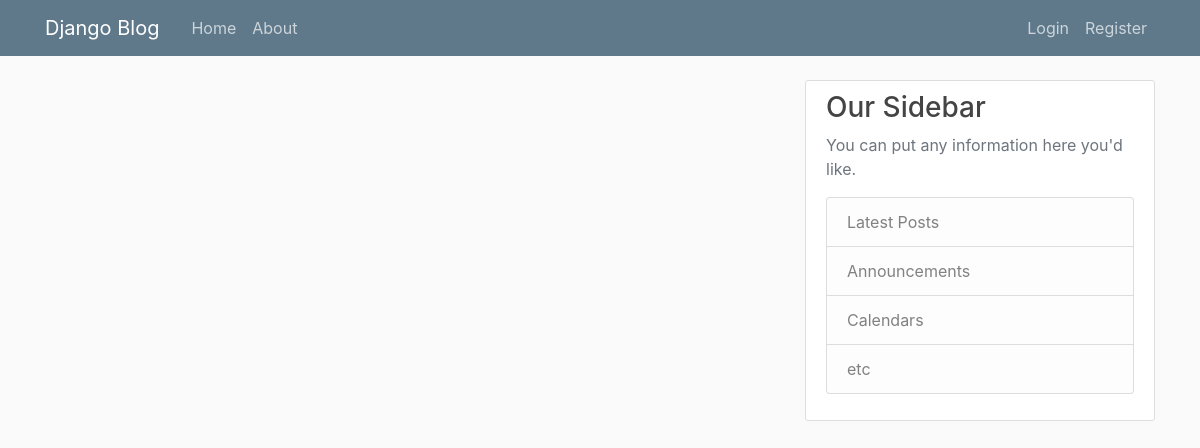
Before: / with the older database file.
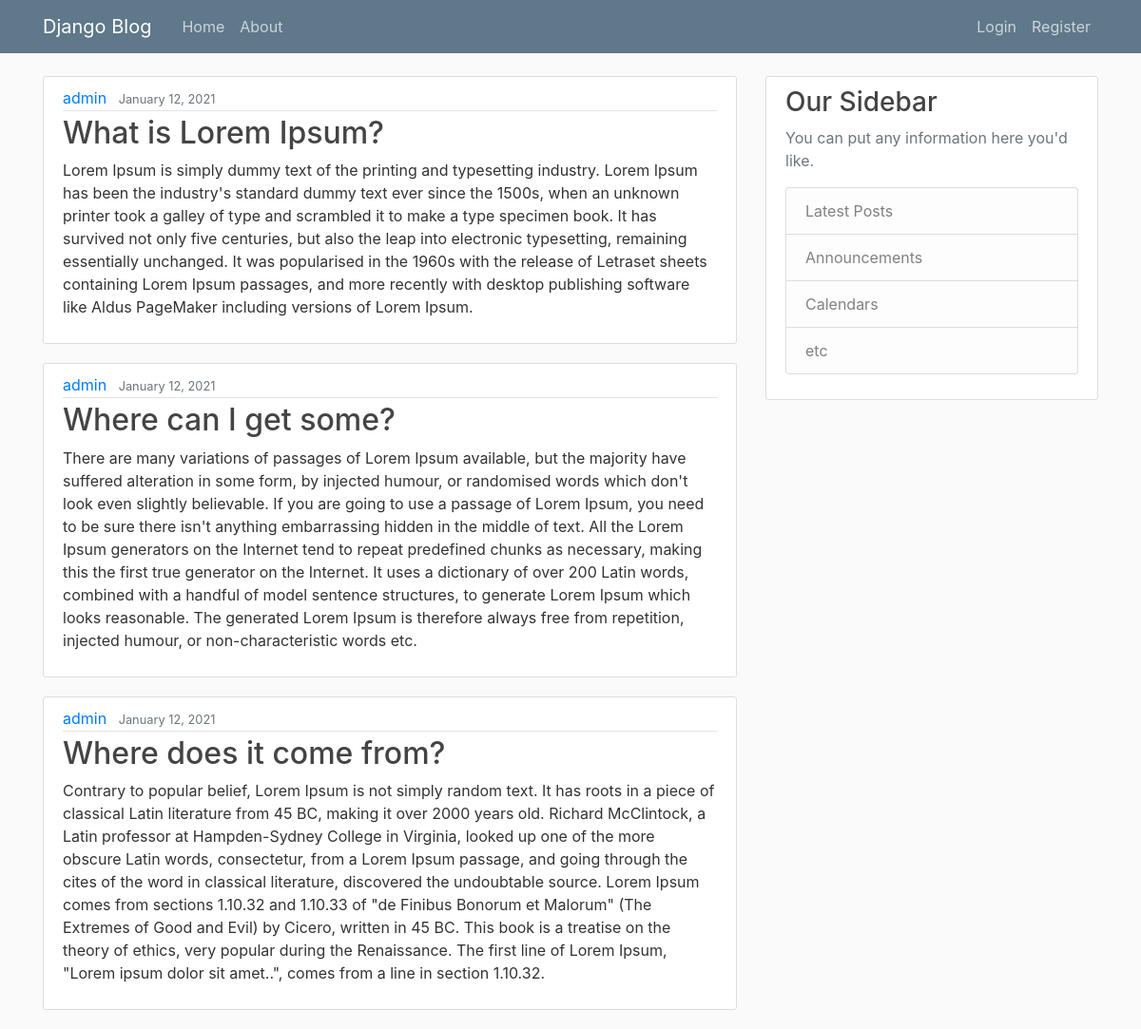
After: the same page with the newer database file.
### blog/models.py (models this page shows)
class Post(models.Model):
    title = models.CharField(max_length=200)
    content = models.TextField()
    date_posted = models.DateTimeField(default=timezone.now)
    author = models.ForeignKey(User, on_delete=models.CASCADE)

### blog/views.py (the view)
# urls.py: path('', views.home, name='blog-home'),
def home(request):
    context = {
        'posts': Post.objects.all()
    }
    return render(request, 'blog/home.html', context)

### blog/templates/blog/home.html
{% extends 'blog/base.html' %}
{% block content %}
    {% for post in posts %}
        <article class="media content-section">
            <div class="media-body">
                <div class="article-metadata">
                    <a class="mr-2" href="#">{{ post.author }}</a>
                    <small class="text-muted">{{ post.date_posted|date:"F d, Y" }}</small>
                </div>
                <h2><a class="article-title" href="#">{{ post.title }}</a></h2>
                <p class="article-content">{{ post.content }}</p>
            </div>
        </article>
    {% endfor %}
{% endblock content %}

### blog/templates/blog/base.html (shortened to what this page needs)
{% load static %}
<!doctype html>
<html lang="en">
<head>
    <link rel="stylesheet" href="https://maxcdn.bootstrapcdn.com/bootstrap/4.0.0/css/bootstrap.min.css"
>
    <link rel="stylesheet" type="text/css" href="{% static 'blog/main.css' %}">
</head>
<body>
<header class="site-header">
    <nav class="navbar navbar-expand-md navbar-dark bg-steel fixed-top">
        <div class="container">
            <a class="navbar-brand mr-4" href="/">Django Blog</a>
            <div class="collapse navbar-collapse" id="navbarToggle">
                <div class="navbar-nav mr-auto">
                    <a class="nav-item nav-link" href="{% url 'blog-home' %}">Home</a>
                    <a class="nav-item nav-link" href="{% url 'blog-about' %}">About</a>
                </div>
                <div class="navbar-nav">
                    {% if user.is_authenticated %}
                        <a class="nav-item nav-link" href="{% url 'profile' %}">Profile</a>
                        <a class="nav-item nav-link" href="{% url 'logout' %}">Logout</a>
                    {% else %}
                        <a class="nav-item nav-link" href="{% url 'login' %}">Login</a>
                        <a class="nav-item nav-link" href="{% url 'register' %}">Register</a>
                    {% endif %}
                </div>
            </div>
        </div>
    </nav>
</header>
<main role="main" class="container">
    <div class="row">
        <div class="col-md-8">
            {% block content %}{% endblock %}
        </div>
        <div class="col-md-4">
            <div class="content-section">
                <h3>Our Sidebar</h3>
                <p class='text-muted'>You can put any information here you'd like.
                <ul class="list-group">
                    <li class="list-group-item list-group-item-light">Latest Posts</li>
                    <li class="list-group-item list-group-item-light">Announcements</li>
                    <li class="list-group-item list-group-item-light">Calendars</li>
                    <li class="list-group-item list-group-item-light">etc</li>
                </ul>
                </p>
            </div>
        </div>
    </div>
</main>
</body>
</html>

### blog/static/blog/main.css (style rules this page uses)
body { background: #fafafa; color: #333333; margin-top: 5rem; }
h1, h2, h3, h4, h5, h6 { color: #444444; }
ul { margin: 0; }
.bg-steel { background-color: #5f788a; }
.site-header .navbar-nav .nav-link { color: #cbd5db; }
.content-section { background: #ffffff; padding: 10px 20px; border: 1px solid #dddddd; border-radius: 3px; margin-bottom: 20px; }
.article-title { color: #444444; }
.article-content { white-space: pre-line; }
.article-metadata { padding-bottom: 1px; margin-bottom: 4px; border-bottom: 1px solid #e3e3e3 }

Changed rows visible on the page:
added Post: author "admin", date_posted "January 12, 2021", title "What is Lorem Ipsum?", content "Lorem Ipsum is simply dummy text of the printing and typesetting industry. Lorem Ipsum has been the industry's standard dummy text ever since the 1500s, when an unknown printer took a galley of type and scrambled it to make a type specimen book. It has survived not only five centuries, but also the leap into electronic typesetting, remaining essentially unchanged. It was popularised in the 1960s with the release of Letraset sheets containing Lorem Ipsum passages, and more recently with desktop publishing software like Aldus PageMaker including versions of Lorem Ipsum."
added Post: author "admin", date_posted "January 12, 2021", title "Where can I get some?", content "There are many variations of passages of Lorem Ipsum available, but the majority have suffered alteration in some form, by injected humour, or randomised words which don't look even slightly believable. If you are going to use a passage of Lorem Ipsum, you need to be sure there isn't anything embarrassing hidden in the middle of text. All the Lorem Ipsum generators on the Internet tend to repeat predefined chunks as necessary, making this the first true generator on the Internet. It uses a dictionary of over 200 Latin words, combined with a handful of model sentence structures, to generate Lorem Ipsum which looks reasonable. The generated Lorem Ipsum is therefore always free from…"
added Post: author "admin", date_posted "January 12, 2021", title "Where does it come from?", content "Contrary to popular belief, Lorem Ipsum is not simply random text. It has roots in a piece of classical Latin literature from 45 BC, making it over 2000 years old. Richard McClintock, a Latin professor at Hampden-Sydney College in Virginia, looked up one of the more obscure Latin words, consectetur, from a Lorem Ipsum passage, and going through the cites of the word in classical literature, discovered the undoubtable source. Lorem Ipsum comes from sections 1.10.32 and 1.10.33 of \"de Finibus Bonorum et Malorum\" (The Extremes of Good and Evil) by Cicero, written in 45 BC. This book is a treatise on the theory of ethics, very popular during the Renaissance. The first line of Lorem Ipsum,…"
